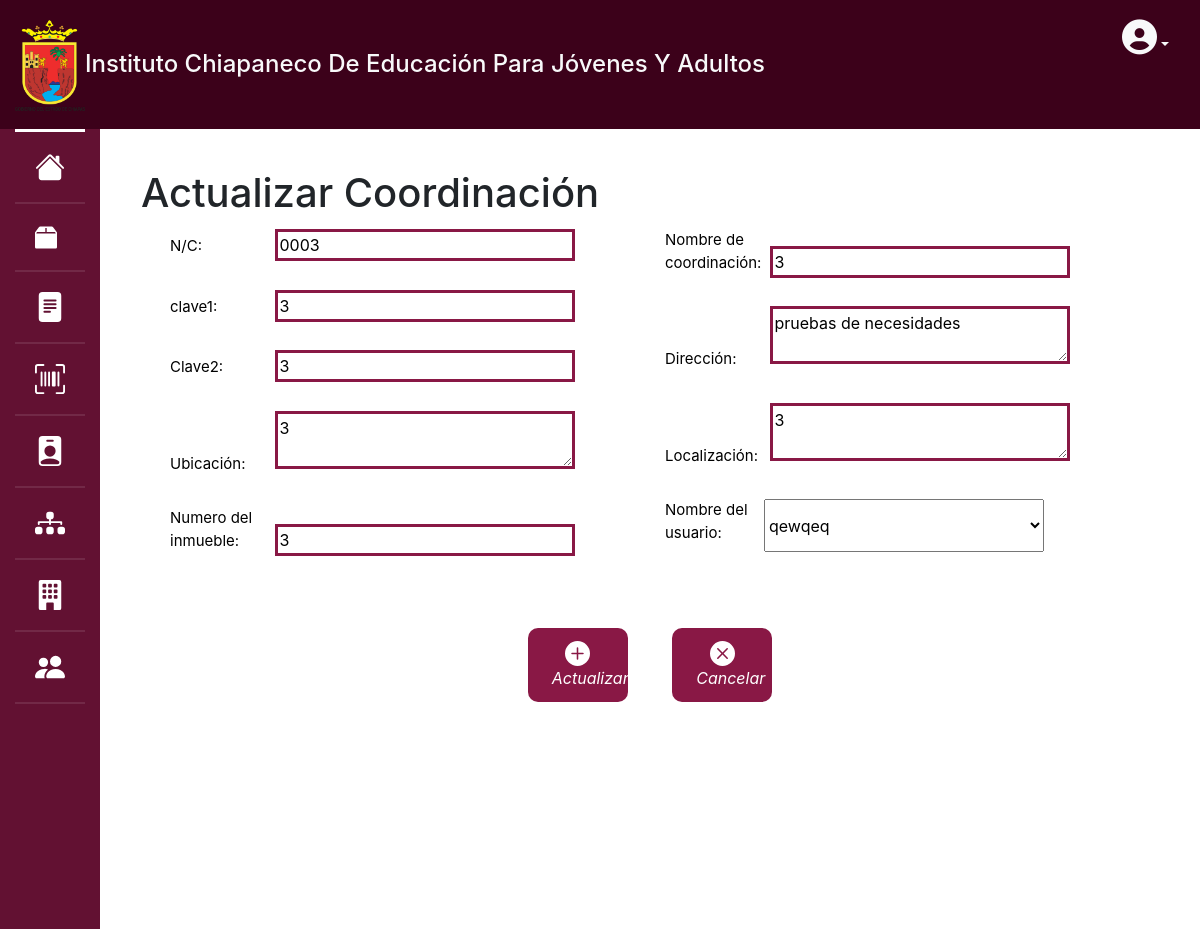
The page /ActualizarCoord.php?id=1 on the database its author committed.
### tables this page shows
CREATE TABLE `coordinaciones` (
  `IdCoord` int(15) NOT NULL,
  `N_C` varchar(10) DEFAULT NULL,
  `Clave1` varchar(10) NOT NULL,
  `Clave2` varchar(10) DEFAULT NULL,
  `Ubicacion` varchar(15) NOT NULL,
  `Inmueble` varchar(10) NOT NULL,
  `Nombre_Coord` varchar(60) NOT NULL,
  `Direccion` varchar(250) DEFAULT NULL,
  `Localizacion` varchar(500) DEFAULT NULL,
  `Estatusregistro` tinyint(1) DEFAULT 1
);

### ActualizarCoord.php (the view, shortened to what this page needs)
<!DOCTYPE html>
<html lang="en">
<head>
    <link rel="stylesheet" href="css/bootstrap.min.css">
    <link rel="stylesheet" href="css/stylemenu.css">
    <link rel="stylesheet" href="css/StilosForms.css">
    <link rel="stylesheet" href="https://cdn.jsdelivr.net/npm/bootstrap@4.5.3/dist/css/bootstrap.min.css">
    <link rel="stylesheet" href="https://cdn.jsdelivr.net/npm/bootstrap-icons@1.10.5/font/bootstrap-icons.css">
</head>
<body>
    <div class="container-fluid">
        <div class="row justify-content-center align-content-center">
            <div class="col-8 barra">
                <h4 class="text-light"><img src="img/LogoChiapas.png" alt="" class="logoChis">Instituto Chiapaneco De Educación
                    Para Jóvenes Y Adultos</h4>
            </div>
            <div class="col-4 text-right barra">
                <ul class="navbar-nav mr-auto">
                    <li>
                        <a href="#" class="px-3 text-light perfil dropdown-toggle" id="navbarDropdown" role="button" data-toggle="dropdown" aria-haspopup="true" aria-expanded="false"><i class="fas fa-user-circle user"></i></a>
                    </li>
                </ul>
            </div>
        </div>
    </div>
    <div class="container-fluid">
        <div class="row">
            <div class="barra-lateral col-12 col-sm-auto">
                <nav class="menu d-flex d-sm-block justify-content-center flex-wrap">
                    <a href="index.php"><i></i><span>Inicio</span></a>
                    <a href="Inventario.php"><svg xmlns="http://www.w3.org/2000/svg" width="22" height="25" fill="currentColor" class="bi bi-box2-fill" viewBox="0 0 16 16">
                            <path d="M3.75 0a1 1 0 0 0-.8.4L.1 4.2a.5.5 0 0 0-.1.3V15a1 1 0 0 0 1 1h14a1 1 0 0 0 1-1V4.5a.5.5 0 0 0-.1-.3L13.05.4a1 1 0 0 0-.8-.4h-8.5ZM15 4.667V5H1v-.333L1.5 4h6V1h1v3h6l.5.667Z" />
                        </svg><i class=""></i></i><span>Inventario</span></a>
                    <a href="ConsultaVales.php"><i> </i><span>Vales</span></a>
                    <a href="ConsultaEtiqueta.php"><i></i><span>Etiquetas</span></a>
                    <a href="usuarios.php"><i></i><span>Usuario</span></a>
                    <a href="Coordinacion.php"><i></i><span>Coordinaciones</span></a>
                    <a href="Departamentos.php"><i></i><span>Departamentos</span></a>
                    <a href="Plazas.php"><i></i><span>Plazas comunitarias</span></a>
                </nav>
            </div>
            <main class="main col">
                <div class="row  align-content-center text-center">
                    <div class="columna col-lg-6">
                        <h1>Actualizar Coordinación</h1>
                        <br>
                    </div>
                </div>
                <?php
                $conn = conectar();
                $id = $_GET['id'];
                $sql = "SELECT c.*, u.IdUsuario, u.Nombre
            FROM coordinaciones c
            INNER JOIN usuarios u ON c.IdCoord = u.IdUsuario
            WHERE c.IdCoord = $id
            ";
                $result = $conn->query($sql);
                if ($result->num_rows > 0) {
                    $row = $result->fetch_assoc();
                ?>
                    <form class="form" id="FormAdd" action="Crud/UpdateCoor.php?id=<?php echo $id; ?>" method="POST">
                        <div class="container">
                            <div class="row">
                                <div class="col-md-6">
                                    <label for="N_c" class="form-label">N/C:</label>
                                    <input type="text" id="N_c" name="n_c" value="<?php echo $row['N_C']; ?>"><br><br>
                                    <label for="clave1" class="form-label">clave1:</label>
                                    <input type="number" id="Clave1" name="clave1" value="<?php echo $row['Clave1']; ?>"><br><br>
                                    <label for="Clave2" class="form-label">Clave2:</label>
                                    <input type="number" id="Clave2" name="Clave2" value="<?php echo $row['Clave2']; ?>"><br><br>
                                    <label for="Ubicacion">Ubicación:</label>
                                    <textarea id="Ubicacion" name="Ubicación"><?php echo $row['Ubicacion']; ?></textarea><br><br>
                                    <label for="No.inmueble" class="form-label">Numero del inmueble:</label>
                                    <input type="number" id="Inmueble" name="Inmueble" value="<?php echo $row['Inmueble']; ?>"><br><br><br>
                                </div>
                                <div class="col-md-6">
                                    <label for="No.dep" class="form-label">Nombre de coordinación:</label>
                                    <input type="text" id="Nombre_Coord" name="Nombre_Coord" value="<?php echo $row['Nombre_Coord']; ?>"><br><br>
                                    <label for="Direccion">Dirección:</label>
                                    <textarea id="Direccion" name="Direccion"><?php echo $row['Direccion']; ?></textarea><br><br>
                                    <label for="Localizacion">Localización:</label>
                                    <textarea id="Localizacion" name="Localizacion"><?php echo $row['Localizacion']; ?></textarea><br><br>
                                    <div class="input-group-prepend" style="margin-left: 0px;">
                                        <label for="NombreDepa" class="form-label">Nombre del usuario:</label>
                                        <select class="input-group-append" name="usuario_id" aria-label="Default select example" style="width: 60%;">
                                            <?php
                                            $sql_usuarios = "SELECT * FROM usuarios";
                                            $result_usuarios = $conn->query($sql_usuarios);
                                            while ($row_usuarios = $result_usuarios->fetch_assoc()) {
                                                $selected = '';
                                                if ($row_usuarios['IdUsuario'] == $row['IdUsuario']) {
                                                    $selected = 'selected';
                                                }
                                                echo '<option value="' . $row_usuarios['IdUsuario'] . '" ' . $selected . '>' . $row_usuarios['Nombre'] . '</option>';
                                            }
                                            ?>
                                        </select>
                                    </div>
                                </div>
                            </div>
                        </div>
                        <div style="text-align: center;">
                            <div style="display: inline-block;">
                                <button id="AgregarBtn" type="submit" class="BotonGuardar" style="vertical-align: middle;"><i> <svg xmlns="http://www.w3.org/2000/svg" width="25" height="25" fill="currentColor" class="bi bi-plus-circle-fill" viewBox="0 0 16 16">
                                            <path d="M16 8A8 8 0 1 1 0 8a8 8 0 0 1 16 0zM8.5 4.5a.5.5 0 0 0-1 0v3h-3a.5.5 0 0 0 0 1h3v3a.5.5 0 0 0 1 0v-3h3a.5.5 0 0 0 0-1h-3v-3z" />
                                        </svg> Actualizar</i></button>
                                <button id="cancelCoor" type="button" class="BotonGuardar" style="vertical-align: middle;"><i> Cancelar</i></button>
                            </div>
                        </div>
                    </form>
                <?php
                } else {
                    echo "No se encontró el registro";
                }
                ?>
        </div>
    </div>
</body>
</html>

### css/stylemenu.css (style rules this page uses)
body { background: #3C011A ; }
.barra { background: #3C011A; padding-top: 20px; padding-bottom: 10px; margin: 0; }
.user { font-size: 35px; }
.logoChis { width: 70px; margin: 0; padding: 0; }
.barra-lateral { background: #621132; color: #fff; min-width: 200px; min-height: 100vh; }
.barra-lateral a { color: #fff; }
.barra-lateral .menu a { display: block; padding: 20px; font-family: Roboto, sans-serif; font-weight: 500; border-bottom: 2px solid rgba(255, 255, 255, .1); }
.barra-lateral .menu { border-top: #ffffff solid; }
.barra-lateral .menu a i { margin-right: 20px; }
.main { padding-top: 40px; width: 100%; }
.main .columna { padding-left: 40px; padding-right: 40px; width: 100%; }
.BotonGuardar { background-color: #621132; color: white; border: none; padding: 12px 24px; font-size: 16px; border-radius: 4px; cursor: pointer; transition: background-color 0.5s ease, color 0.5s ease; margin: 20px; text-decoration: none; }
.input-group-prepend { margin-right: 10px; }
.input-group-prepend { width: auto; }
.main .columna { padding-left: 30px; padding-right: 40px; width: 90%; height: 10px; position: relative; }
@media screen and (max-width:1300px) { .barra-lateral { min-width: auto; } }
@media screen and (max-width:1300px) { .barra-lateral .menu a i { margin: 0; } }
@media screen and (max-width:1300px) { .barra { min-width: auto; } }
.menu { border-top: 1px #fff solid; }

### css/StilosForms.css (style rules this page uses)
.form { margin-top: 10px; color:#000; padding: 40px; }
label { display: inline-block; width: 100px; text-align: left; font-size: 15px; }
input[type="text"], input[type="email"], input[type="number"], textarea { display: inline-block; width: 300px; border: 3px solid #891845; }
input { border: 3px solid rgba(98, 17, 50, 1); }
.BotonGuardar { display: inline-block; width: 100px; border-radius: 10px; background-color: #891845; text-decoration: none; }

### rows shown on the page
coordinaciones: n_c "0003", clave1 "3", Clave2 "3", Ubicación "3", Inmueble "3", Nombre_Coord "3", Direccion "pruebas de necesidades", Localizacion "3"

### other values the page prints
form field usuario_id "qewqeq"
